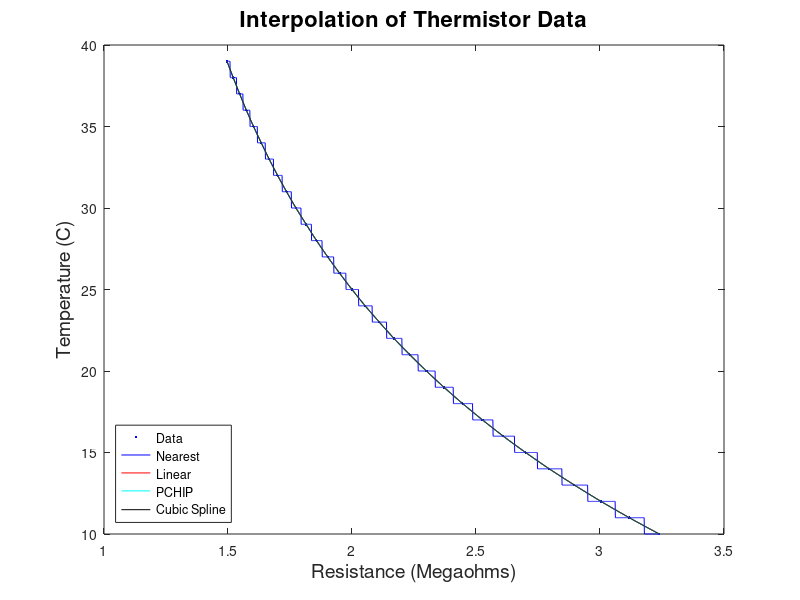

Here is the MATLAB script that generated this plot: (Note: this script raises an error after producing the figure.)
%% Problem 1.
% 1a.  Charging the capacitor in an RC circuit, voltage across
% the capacitor is measured with time t.
t =[0, 3, 6, 9, 12, 15, 18, 21, 24, 27, 30];
v = [0, 5.85, 10.3, 11.9, 14.5, 15, 16, 16.2, 16.3, 16.5, 16.55];
tq=0:0.01:30;
v_nearest=interp1(t,v,tq,'nearest');
plot(t,v,'b.',tq,v_nearest,'c-','MarkerSize',14);
title('Comparison of Interpolation Techniques','FontSize',16)
ylabel('Capacitor Potential (V)','FontSize',14)
xlabel('Time (s)','FontSize',14)
hold on
v_linear=interp1(t,v,tq,'linear');
plot(tq,v_linear,'m-','MarkerSize',14)
v_pchip=interp1(t,v,tq,'pchip');
plot(tq,v_pchip,'y-','MarkerSize',14)
v_cubicspline=interp1(t,v,tq,'spline');
plot(tq,v_cubicspline,'k-','MarkerSize',14)
legend({'Data','Nearest','Linear','PCHIP','Cubic Spline'},'Location','NorthWest');
str1=strcat('Nearest Neighbor=',num2str(v_nearest(751)));
str2=strcat('Linear=',num2str(v_linear(751)));
str3=strcat('Piecewise Hermite Cubic=',num2str(v_pchip(751)));
str4=strcat('Cubic Spline=',num2str(v_cubicspline(751)));
text(12,11,'Values for t=7.5 s by differing methods:')
text(12,10,str1)
text(12,9,str2)
text(12,8,str3)
text(12,7,str4)
hold off
%%
% 1b. Same as part (a), but with different data.
t =[0 .1 .499 .5 .6 1.0 1.4 1.5 1.899 1.9 2.0];
v = [0 .06 .17 .19 .21 .26 .29 .29 .30 .31 .31];
tq=0:0.01:2;
v_nearest=interp1(t,v,tq,'nearest');
plot(t,v,'b.',tq,v_nearest,'b-','MarkerSize',14);
title('Comparison of Interpolation Techniques','FontSize',16)
ylabel('Capacitor Potential (V)','FontSize',14)
xlabel('Time (s)','FontSize',14)
hold on
v_linear=interp1(t,v,tq,'linear');
plot(tq,v_linear,'r-','MarkerSize',14)
v_pchip=interp1(t,v,tq,'pchip');
plot(tq,v_pchip,'c-','MarkerSize',14)
v_cubicspline=interp1(t,v,tq,'spline');
plot(tq,v_cubicspline,'k-','MarkerSize',14)
legend({'Data','Nearest','Linear','PCHIP','Cubic Spline'},'Location','SouthEast');
hold off
%% Commentary on Graph (1b)
% Looking at the graph above, we can see that the most off-base
% interpolation comes from the cubic spline method--we had data points that
% were in some cases very close together and matching the second
% derivatives in those cases sent our interpolated line out on wild
% tangents!  I might consider using a linear method on this data for that
% reason.  PCHIP has less issues than Cubic Spline, but it still shows some
% errors I'm somewhat uncomfortable with.  Linear also has the advantage of
% computing speed.  I could trust PCHIP and Linear in this case however.
% Nearest Neighbor always has some big problems, and Cubic Spline doesn't
% seem to handle this sort of unevenly spaced data very well at all.
%% Problem 2.
C=10:39;
R=[3.239,3.118,3.004,2.897,2.795,2.7,2.61,2.526,2.446,2.371,2.3,2.233...
2.169,2.11,2.053,2,1.95,1.902,1.857,1.815,1.774,1.736,1.7,1.666,1.634...
1.603,1.574,1.547,1.521,1.496];
Rq=3.239:-0.001:1.496;
C_nearest=interp1(R,C,Rq,'nearest');
C_linear=interp1(R,C,Rq,'linear');
C_pchip=interp1(R,C,Rq,'pchip');
C_cubicspline=interp1(R,C,Rq,'spline');
plot(R,C,'b.',Rq,C_nearest,'b-','MarkerSize',14);
title('Interpolation of Thermistor Data','FontSize',16)
ylabel('Temperature (C)','FontSize',14)
xlabel('Resistance (Megaohms)','FontSize',14)
hold on
plot(Rq,C_linear,'r-','MarkerSize',14)
plot(Rq,C_pchip,'c-','MarkerSize',14)
plot(Rq,C_cubicspline,'k-','MarkerSize',14)
legend({'Data','Nearest','Linear','PCHIP','Cubic Spline'},'Location','SouthWest');
hold off
%%
%prompt='Please input the resistance in megaohms!';
%x=input(prompt);
%y=find(x == Rq);
%if isempty(y)
%    error('Outside of interpolated data range!')
%end
%str1=strcat('Nearest Neighbor=',num2str(C_nearest(y)));
%str2=strcat('Linear=',num2str(C_linear(y)));
%str3=strcat('Piecewise Hermite Cubic=',num2str(C_pchip(y)));
%str4=strcat('Cubic Spline=',num2str(C_cubicspline(y)));
%disp(str1)
%disp(str2)
%disp(str3)
%disp(str4)
%%
Nearest=[34;27;14];
Linear=[33.5938;26.7708;14.3368];
PCHIP=[33.5885;26.7656;14.3296];
Spline=[33.5891;26.7662;14.3297];
r1='1.647 Megaohms';
r2='1.913 Megaohms';
r3='2.763 Megaohms';
Resistances={r1,r2,r3};
T=table(Nearest,Linear,PCHIP,Spline,'RowNames',Resistances);
disp(T)
%% Problem 3.
% 3a.  Importing Lineardata.dat
filename='Lineardata.dat';
headerLinesIn=2;
delimiterIn=' ';
A=importdata(filename,delimiterIn,headerLinesIn);
t=transpose(A.data(:,1));
y=transpose(A.data(:,2));
plot(t,y,'b*')
xlabel('t (seconds)','FontSize',14)
ylabel('y (meters)','FontSize',14)
title('Lineardata.dat','FontSize',16)
%%
%function yq=m_linear(x,y,xq)
%    %x,y: x and y data points to be interpolated from
%    %xq: points to evaluate via interpolation
%    %yq: returned value for line @ points given by xq  
%    d=diff(y)./diff(x);
%    n=length(x);
%    k=ones(size(xq));
%    for i=1:n-1
%        if x(i+1) > x(i)
%            k(x(i) <= xq) = i;
%        else
%            k(x(i) >= xq) = i;
%        end
%    end
%    s=xq-x(k);
%    yq=y(k) + s.*d(k);
%end
%%
tq=0:0.001:20;
yq=m_linear(t,y,tq);

% m_linear is outlined above.
% It is commented out here, because I am publishing this script with
% MATLAB's built-in publishing function.

plot(t,y,'b*',tq,yq,'k-')
xlabel('t (seconds)','FontSize',14)
ylabel('y (meters)','FontSize',14)
title('Manual Linear Interpolation','FontSize',16)
%%
%prompt='Please input the value of t for which to evaluate y(t)!';
%x=input(prompt);
%y=find(x==tq);
%if isempty(y)
%    error('Outside of interpolated data range!')
%end
%fprintf('\nTime value to evaluate via interpolation: %6.4f\n interpolated y data: %6.4f',tq(y),yq(y))
%%
t_i=[2.73;24.512;11.785;18.993];
y_i=[yq(2731);NaN;yq(11786);yq(18994)];

%These values were obtained by using the prompt script above.  It is
%commented out so I could use MATLAB's publishing function without errors.

T=table(t_i,y_i);
disp(T)
%% Problem 4.
% 4a. f(x) = x * ln(x), beginning with an comparison of numerical methods
% of estimating the value of the function's first derivative.
x=1;
for n=1:0.5:5
    dx=10^-n;
    dfdx_exact=log(x) + 1;
    dfdx_forward((n*2)-1)=(((x+dx) * log(x+dx)) - (x * log(x)))/dx;
    dfdx_back((n*2)-1)=((x * log(x)) - ((x-dx) * log(x-dx)))/dx;
    dfdx_center((n*2)-1)=(((x+dx) * log(x+dx)) - ((x-dx) * log(x-dx)))/(2*dx);
end

for n=1:0.5:5
    dx((n*2)-1)=10^-n;
end

Step_Size=transpose(dx);
Forward=transpose(dfdx_forward);
Backward=transpose(dfdx_back);
Center=transpose(dfdx_center);
T=table(Step_Size,Forward,Backward,Center);
disp(T)
%% Comments on the table (4a)
% The table above shows us that the difference between numerical
% approximation and the exact value is less than 10^-5 at different values
% of n for different methods.  For the forward method: n=4 (10^-4), backward
% method: n=5 (10^-5), center method: n=2.5 (10^-2.5)
%%
% 4b. A similar problem to part (a), but instead of first derivative's
% numerical approximation, we will be evaluating and comparing instead for
% methods of approximating second and third derivatives of the same
% function; f(x) = x * ln(x)
x=1;
for n=0.5:0.5:4
    dx=10^-n;
    d2_fx(n*2)=((x+dx)*log(x+dx)-(2*(x*log(x)))+((x-dx)*log(x-dx)))/(dx^2);
    d3_fx(n*2)=(1/2)*(((x+dx+dx)*log(x+dx+dx))-(2*((x+dx)*log(x+dx)))+(2*((x-dx)*log(x-dx)))-((x-dx-dx)*log(x-dx-dx)))/dx^3;
end


for n=0.5:0.5:4
    dx(n*2)=10^-n;
end

Step_Size=transpose(dx);
Second_Derivative=transpose(d2_fx);
Third_Derivative=transpose(d3_fx);
T=table(Step_Size,Second_Derivative,Third_Derivative);
disp(T)
%% Comments on the table (4b)
% Our new table of values shows when our numerical approximations are within
% 10^-5 of the actual exact value... for the 2nd derivative, it happens when
% n=2.  For the third derivative, it's when n=2.5.  Nice!
%% Problem 5.
% 5a.  Plotting the displacement of a spring over time.
clear all;
t=0:0.0001:20;
p=2.*exp(-t./6).*cos(3*t);
plot(t,p)
title('Position of a spring over time','FontSize',16)
xlabel('Time (s)','FontSize',14)
ylabel('Position (m)','FontSize',14)
%%
% 5b. Calculating the exact and numerical approximations of velocity and
% acceleration.  Plotting the velocity.  A step size of 10^-3 achieves a
% residual between the approximation and exact value less than 10^-4, but I
% used 10^-4 step size, because that was required for that level of
% precision on the numerically approximated graph of acceleration.

dpdt_exact= -(cos(3*t).*exp(-t/6))./3 - 6*sin(3*t).*exp(-t/6);
d2pdt_exact=2.*sin(3.*t).*exp(-t./6) - (323.*cos(3.*t).*exp(-t./6))/18;

%Calculating the exact value of the derivative.
%Functions were determined with MATLAB symbolic toolbox.

dt=10^-4;
N=length(t);
dpdt=ones(size(dpdt_exact));
dpdt(2:N-1)=(p(3:N)-p(1:N-2))/(2*dt);
dpdt(1)=2*dpdt(2)-dpdt(3);
dpdt(N)=2*dpdt(N-1)-dpdt(N-2);
d2pdt(2:N-1)=(p(3:N)-2*p(2:N-1)+p(1:N-2))/(dt)^2;
d2pdt(1)=2*d2pdt(2)-d2pdt(3);
d2pdt(N)=2*d2pdt(N-1)-d2pdt(N-2);
residual=dpdt-dpdt_exact;
residual2=d2pdt-d2pdt_exact;
plot(t,dpdt_exact,'b*-')
hold on
plot(t,dpdt,'ro-','MarkerSize',2)
title('Exact & Numerical Approx. graphs of velocity','FontSize',16)
xlabel('Time (s)','FontSize',14)
ylabel('Velocity (m/s)','FontSize',14)
legend({'Exact','Numerical'},'location','SouthEast','FontSize',16)
hold off
%%
plot(t,residual,'r*','MarkerSize',1)
title('Residual, approx. and exact velocity','FontSize',16)
xlabel('Time (s)','FontSize',14)
ylabel('Numerical approx minus exact','FontSize',14)
%%
% 5c. Plotting the acceleration of the mass-spring system.  As mentioned
% before, the step size to achieve the desired accuracy of a residual no
% greater than 10^-4 at any point on the graph was 0.0001 (10^-4).
plot(t,d2pdt_exact,'b*-')
hold on
plot(t,d2pdt,'ro-','MarkerSize',2)
title('Exact & Numerical Approx. graphs of acceleration','FontSize',16)
xlabel('Time (s)','FontSize',14)
ylabel('Acceleration (m/s^2)','FontSize',14)
legend({'Exact','Numerical'},'location','SouthEast','FontSize',16)
hold off
%%
plot(t,residual2,'r*','MarkerSize',1)
title('Residual, approx. and exact accel.','FontSize',16)
xlabel('Time (s)','FontSize',14)
ylabel('Numerical approx minus exact','FontSize',14)
%% Problem 6.
% 6a.  A plot of the displacement above the earth's surface as a function
% of time.  It takes 122.13~ seconds to hit the Earth (there is some
% rounding error here, on the order of magnitude 10^-5.
clear all;
t=0:0.01:122.13;
h=10000;
k=0.1;
g=9.81;
v_o=100;
z=h-(g.*t)./k + ((k*v_o + g)./k^2).*(1-exp(-k.*t));
plot(t,z)
title('Displacement vs. time, v\o= 100m/s','FontSize',16)
xlabel('Time (s)','FontSize',14)
ylabel('Displacement (m)','FontSize',14)
%%
% 6b. I do all the calculations for part (c) within this code.  This plots
% the velocity as both a numerical approximation and as an exact derivative
% function, and then we will plot the residual between them.  A step size
% of 0.01 gave us the required precision of a residual no greater than
% 10^-5 at any point over the interval.

dt=0.01;
dzdt_exact= (1981*exp(-t./10))./10 - 981/10;
d2z_exact= -(1981.*exp(-t./10))./100;

N=length(t);
dzdt=ones(size(dzdt_exact));
dzdt(2:N-1)=(z(3:N)-z(1:N-2))/(2*dt);
dzdt(1)=(3*dzdt(2))-(3*dzdt(3))+dzdt(4);
dzdt(N)=(3*dzdt(N-1))-(3*dzdt(N-2))+dzdt(N-3);
d2z(2:N-1)=(z(3:N)-2*z(2:N-1)+z(1:N-2))/(dt)^2;
d2z(1)=(3*d2z(2))-(3*d2z(3))+d2z(4);
d2z(N)=(3*d2z(N-1))-(3*d2z(N-2))+d2z(N-3);
residual=dzdt-dzdt_exact;
residual2=d2z-d2z_exact;
plot(t,dzdt_exact,'b*-')
hold on
plot(t,dzdt,'ro-','MarkerSize',2)
title('Exact & Numerical Approx. graphs of velocity','FontSize',16)
xlabel('Time (s)','FontSize',14)
ylabel('Velocity (m/s)','FontSize',14)
legend({'Exact','Numerical'},'location','SouthEast','FontSize',16)
hold off
%used MATLAB symbolic toolbox to calculate derivative functions.
%%
plot(t,residual,'r*','MarkerSize',1)
title('Residual, approx. and exact accel.','FontSize',16)
xlabel('Time (s)','FontSize',14)
ylabel('Numerical approx. minus exact','FontSize',14)
%%
% 6c. Plotting our previously calculated data for the acceleration (second
% derivative) of the particle falling in Earth's atmosphere.  The step
% size, as before, is 0.01 to achieve a residual no greater than 10^-5 at
% any point on the time interval.
plot(t,d2z_exact,'b*-')
hold on
plot(t,d2z,'ro-','MarkerSize',2)
title('Exact & Numerical Approx. graphs of acceleration','FontSize',16)
xlabel('Time (s)','FontSize',14)
ylabel('Acceleration (m/s^2)','FontSize',14)
legend({'Exact','Numerical'},'location','SouthEast','FontSize',16)
hold off
%%
plot(t,residual2,'r*','MarkerSize',1)
title('Residual, approx. and exact accel.','FontSize',16)
xlabel('Time (s)','FontSize',14)
ylabel('Numerical approx. minus exact','FontSize',14)
%%
% 6d. What happens when the initial velocity changes?  Lets use some plots
% to investigate.  The time it takes to hit the ground is obviously
% shorter, on the order of 95.627 seconds, with a slight error somewhere on
% the order of 10^-5.  The terminal velocity, also unsurprisingly, doesn't
% change!  A plot of the velocity (via numerical approximation technique)
% will be provided to show that the terminal velocity is the same as the
% previous data.

clear all;
t=0:0.001:95.627;
h=10000;
k=0.1;
g=9.81;
v_o=-160;
z=h-(g.*t)./k + ((k*v_o + g)./k^2).*(1-exp(-k.*t));
plot(t,z)
title('Displacement vs. time, v\o= -160m/s','FontSize',16)
xlabel('Time (s)','FontSize',14)
ylabel('Displacement (m)','FontSize',14)
%%
% Here's the code that approximates the velocity for our new starting
% velocity.  It shows the velocity approaching the same value as
% previously, which makes sense with the shape of our graph and considering
% the reality that the function is trying to model. (6d)
N=length(t);
dt=0.001;
dzdt(2:N-1)=(z(3:N)-z(1:N-2))/(2*dt);
dzdt(1)=(3*dzdt(2))-(3*dzdt(3))+dzdt(4);
dzdt(N)=(3*dzdt(N-1))-(3*dzdt(N-2))+dzdt(N-3);
plot(t,dzdt,'bo-','MarkerSize',1)
title('Numerical approx. of velocity, v\o= -160m/s','FontSize',16)
xlabel('Time (s)','FontSize',14)
ylabel('Velocity (m/s)','FontSize',14)
